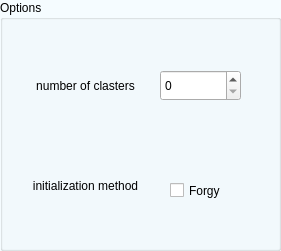
   <widget class="QGroupBox" name="options_group">
    <property name="geometry">
     <rect>
      <x>340</x>
      <y>100</y>
      <width>281</width>
      <height>251</height>
     </rect>
    </property>
    <property name="palette">
     <palette>
      <active>
       <colorrole role="WindowText">
        <brush brushstyle="SolidPattern">
         <color alpha="255">
          <red>0</red>
          <green>0</green>
          <blue>0</blue>
         </color>
        </brush>
       </colorrole>
       <colorrole role="Button">
        <brush brushstyle="SolidPattern">
         <color alpha="255">
          <red>245</red>
          <green>252</green>
          <blue>255</blue>
         </color>
        </brush>
       </colorrole>
       <colorrole role="Light">
        <brush brushstyle="SolidPattern">
         <color alpha="255">
          <red>255</red>
          <green>255</green>
          <blue>255</blue>
         </color>
        </brush>
       </colorrole>
       <colorrole role="Midlight">
        <brush brushstyle="SolidPattern">
         <color alpha="255">
          <red>253</red>
          <green>254</green>
          <blue>255</blue>
         </color>
        </brush>
       </colorrole>
       <colorrole role="Dark">
        <brush brushstyle="SolidPattern">
         <color alpha="255">
          <red>126</red>
          <green>127</green>
          <blue>127</blue>
         </color>
        </brush>
       </colorrole>
       <colorrole role="Mid">
        <brush brushstyle="SolidPattern">
         <color alpha="255">
          <red>168</red>
          <green>169</green>
          <blue>170</blue>
         </color>
        </brush>
       </colorrole>
       <colorrole role="Text">
        <brush brushstyle="SolidPattern">
         <color alpha="255">
          <red>0</red>
          <green>0</green>
          <blue>0</blue>
         </color>
        </brush>
       </colorrole>
       <colorrole role="BrightText">
        <brush brushstyle="SolidPattern">
         <color alpha="255">
          <red>255</red>
          <green>255</green>
          <blue>255</blue>
         </color>
        </brush>
       </colorrole>
       <colorrole role="ButtonText">
        <brush brushstyle="SolidPattern">
         <color alpha="255">
          <red>0</red>
          <green>0</green>
          <blue>0</blue>
         </color>
        </brush>
       </colorrole>
       <colorrole role="Base">
        <brush brushstyle="SolidPattern">
         <color alpha="255">
          <red>245</red>
          <green>252</green>
          <blue>255</blue>
         </color>
        </brush>
       </colorrole>
       <colorrole role="Window">
        <brush brushstyle="SolidPattern">
         <color alpha="255">
          <red>245</red>
          <green>252</green>
          <blue>255</blue>
         </color>
        </brush>
       </colorrole>
       <colorrole role="Shadow">
        <brush brushstyle="SolidPattern">
         <color alpha="255">
          <red>0</red>
          <green>0</green>
          <blue>0</blue>
         </color>
        </brush>
       </colorrole>
       <colorrole role="AlternateBase">
        <brush brushstyle="SolidPattern">
         <color alpha="255">
          <red>253</red>
          <green>254</green>
          <blue>255</blue>
         </color>
        </brush>
       </colorrole>
       <colorrole role="ToolTipBase">
        <brush brushstyle="SolidPattern">
         <color alpha="255">
          <red>255</red>
          <green>255</green>
          <blue>220</blue>
         </color>
        </brush>
       </colorrole>
       <colorrole role="ToolTipText">
        <brush brushstyle="SolidPattern">
         <color alpha="255">
          <red>0</red>
          <green>0</green>
          <blue>0</blue>
         </color>
        </brush>
       </colorrole>
       <colorrole role="PlaceholderText">
        <brush brushstyle="SolidPattern">
         <color alpha="128">
          <red>0</red>
          <green>0</green>
          <blue>0</blue>
         </color>
        </brush>
       </colorrole>
      </active>
      <inactive>
       <colorrole role="WindowText">
        <brush brushstyle="SolidPattern">
         <color alpha="255">
          <red>0</red>
          <green>0</green>
          <blue>0</blue>
         </color>
        </brush>
       </colorrole>
       <colorrole role="Button">
        <brush brushstyle="SolidPattern">
         <color alpha="255">
          <red>245</red>
          <green>252</green>
          <blue>255</blue>
         </color>
        </brush>
       </colorrole>
       <colorrole role="Light">
        <brush brushstyle="SolidPattern">
         <color alpha="255">
          <red>255</red>
          <green>255</green>
          <blue>255</blue>
         </color>
        </brush>
       </colorrole>
       <colorrole role="Midlight">
        <brush brushstyle="SolidPattern">
         <color alpha="255">
          <red>253</red>
          <green>254</green>
          <blue>255</blue>
         </color>
        </brush>
       </colorrole>
       <colorrole role="Dark">
        <brush brushstyle="SolidPattern">
         <color alpha="255">
          <red>126</red>
          <green>127</green>
          <blue>127</blue>
         </color>
        </brush>
       </colorrole>
       <colorrole role="Mid">
        <brush brushstyle="SolidPattern">
         <color alpha="255">
          <red>168</red>
          <green>169</green>
          <blue>170</blue>
         </color>
        </brush>
       </colorrole>
       <colorrole role="Text">
        <brush brushstyle="SolidPattern">
         <color alpha="255">
          <red>0</red>
          <green>0</green>
          <blue>0</blue>
         </color>
        </brush>
       </colorrole>
       <colorrole role="BrightText">
        <brush brushstyle="SolidPattern">
         <color alpha="255">
          <red>255</red>
          <green>255</green>
          <blue>255</blue>
         </color>
        </brush>
       </colorrole>
       <colorrole role="ButtonText">
        <brush brushstyle="SolidPattern">
         <color alpha="255">
          <red>0</red>
          <green>0</green>
          <blue>0</blue>
         </color>
        </brush>
       </colorrole>
       <colorrole role="Base">
        <brush brushstyle="SolidPattern">
         <color alpha="255">
          <red>245</red>
          <green>252</green>
          <blue>255</blue>
         </color>
        </brush>
       </colorrole>
       <colorrole role="Window">
        <brush brushstyle="SolidPattern">
         <color alpha="255">
          <red>245</red>
          <green>252</green>
          <blue>255</blue>
         </color>
        </brush>
       </colorrole>
       <colorrole role="Shadow">
        <brush brushstyle="SolidPattern">
         <color alpha="255">
          <red>0</red>
          <green>0</green>
          <blue>0</blue>
         </color>
        </brush>
       </colorrole>
       <colorrole role="AlternateBase">
        <brush brushstyle="SolidPattern">
         <color alpha="255">
          <red>253</red>
          <green>254</green>
          <blue>255</blue>
         </color>
        </brush>
       </colorrole>
       <colorrole role="ToolTipBase">
        <brush brushstyle="SolidPattern">
         <color alpha="255">
          <red>255</red>
          <green>255</green>
          <blue>220</blue>
         </color>
        </brush>
       </colorrole>
       <colorrole role="ToolTipText">
        <brush brushstyle="SolidPattern">
         <color alpha="255">
          <red>0</red>
          <green>0</green>
          <blue>0</blue>
         </color>
        </brush>
       </colorrole>
       <colorrole role="PlaceholderText">
        <brush brushstyle="SolidPattern">
         <color alpha="128">
          <red>0</red>
          <green>0</green>
          <blue>0</blue>
         </color>
        </brush>
       </colorrole>
      </inactive>
      <disabled>
       <colorrole role="WindowText">
        <brush brushstyle="SolidPattern">
         <color alpha="255">
          <red>126</red>
          <green>127</green>
          <blue>127</blue>
         </color>
        </brush>
       </colorrole>
       <colorrole role="Button">
        <brush brushstyle="SolidPattern">
         <color alpha="255">
          <red>245</red>
          <green>252</green>
          <blue>255</blue>
         </color>
        </brush>
       </colorrole>
       <colorrole role="Light">
        <brush brushstyle="SolidPattern">
         <color alpha="255">
          <red>255</red>
          <green>255</green>
          <blue>255</blue>
         </color>
        </brush>
       </colorrole>
       <colorrole role="Midlight">
        <brush brushstyle="SolidPattern">
         <color alpha="255">
          <red>253</red>
          <green>254</green>
          <blue>255</blue>
         </color>
        </brush>
       </colorrole>
       <colorrole role="Dark">
        <brush brushstyle="SolidPattern">
         <color alpha="255">
          <red>126</red>
          <green>127</green>
          <blue>127</blue>
         </color>
        </brush>
       </colorrole>
       <colorrole role="Mid">
        <brush brushstyle="SolidPattern">
         <color alpha="255">
          <red>168</red>
          <green>169</green>
          <blue>170</blue>
         </color>
        </brush>
       </colorrole>
       <colorrole role="Text">
        <brush brushstyle="SolidPattern">
         <color alpha="255">
          <red>126</red>
          <green>127</green>
          <blue>127</blue>
         </color>
        </brush>
       </colorrole>
       <colorrole role="BrightText">
        <brush brushstyle="SolidPattern">
         <color alpha="255">
          <red>255</red>
          <green>255</green>
          <blue>255</blue>
         </color>
        </brush>
       </colorrole>
       <colorrole role="ButtonText">
        <brush brushstyle="SolidPattern">
         <color alpha="255">
          <red>126</red>
          <green>127</green>
          <blue>127</blue>
         </color>
        </brush>
       </colorrole>
       <colorrole role="Base">
        <brush brushstyle="SolidPattern">
         <color alpha="255">
          <red>245</red>
          <green>252</green>
          <blue>255</blue>
         </color>
        </brush>
       </colorrole>
       <colorrole role="Window">
        <brush brushstyle="SolidPattern">
         <color alpha="255">
          <red>245</red>
          <green>252</green>
          <blue>255</blue>
         </color>
        </brush>
       </colorrole>
       <colorrole role="Shadow">
        <brush brushstyle="SolidPattern">
         <color alpha="255">
          <red>0</red>
          <green>0</green>
          <blue>0</blue>
         </color>
        </brush>
       </colorrole>
       <colorrole role="AlternateBase">
        <brush brushstyle="SolidPattern">
         <color alpha="255">
          <red>252</red>
          <green>254</green>
          <blue>255</blue>
         </color>
        </brush>
       </colorrole>
       <colorrole role="ToolTipBase">
        <brush brushstyle="SolidPattern">
         <color alpha="255">
          <red>255</red>
          <green>255</green>
          <blue>220</blue>
         </color>
        </brush>
       </colorrole>
       <colorrole role="ToolTipText">
        <brush brushstyle="SolidPattern">
         <color alpha="255">
          <red>0</red>
          <green>0</green>
          <blue>0</blue>
         </color>
        </brush>
       </colorrole>
       <colorrole role="PlaceholderText">
        <brush brushstyle="SolidPattern">
         <color alpha="128">
          <red>0</red>
          <green>0</green>
          <blue>0</blue>
         </color>
        </brush>
       </colorrole>
      </disabled>
     </palette>
    </property>
    <property name="title">
     <string>Options</string>
    </property>
    <widget class="QSpinBox" name="num_clusters_spinbox">
     <property name="geometry">
      <rect>
       <x>160</x>
       <y>70</y>
       <width>81</width>
       <height>31</height>
      </rect>
     </property>
     <property name="styleSheet">
      <string notr="true">color: rgb(0,0,0)</string>
     </property>
    </widget>
    <widget class="QLabel" name="num_clasters_label">
     <property name="geometry">
      <rect>
       <x>20</x>
       <y>60</y>
       <width>131</width>
       <height>51</height>
      </rect>
     </property>
     <property name="styleSheet">
      <string notr="true">color: rgb(0,0,0);</string>
     </property>
     <property name="text">
      <string>number of clasters</string>
     </property>
     <property name="alignment">
      <set>Qt::AlignCenter</set>
     </property>
    </widget>
    <widget class="QLabel" name="num_clasters_label_2">
     <property name="geometry">
      <rect>
       <x>20</x>
       <y>160</y>
       <width>131</width>
       <height>51</height>
      </rect>
     </property>
     <property name="styleSheet">
      <string notr="true">color: rgb(0,0,0);</string>
     </property>
     <property name="text">
      <string>initialization method</string>
     </property>
     <property name="alignment">
      <set>Qt::AlignCenter</set>
     </property>
    </widget>
    <widget class="QCheckBox" name="checkbox_1">
     <property name="geometry">
      <rect>
       <x>170</x>
       <y>170</y>
       <width>81</width>
       <height>41</height>
      </rect>
     </property>
     <property name="styleSheet">
      <string notr="true">color: rgb(0,0,0)</string>
     </property>
     <property name="text">
      <string>Forgy</string>
     </property>
    </widget>
   </widget>
